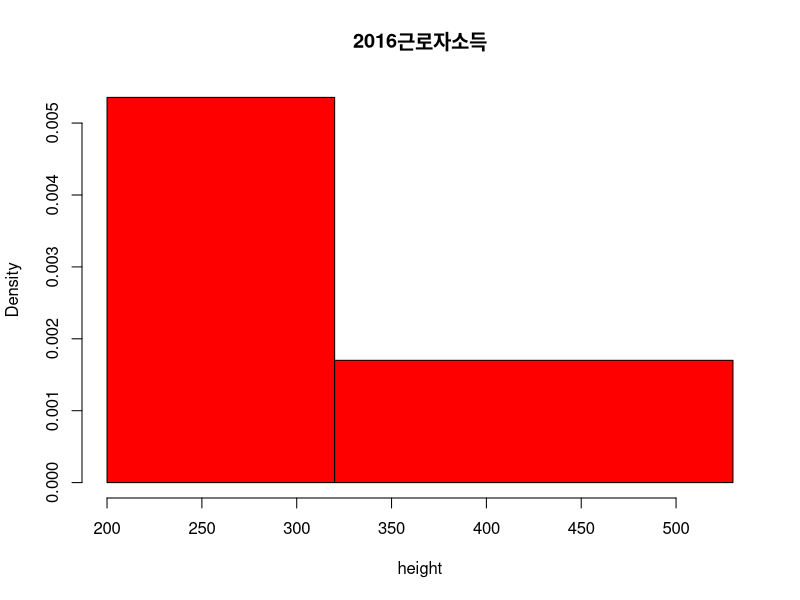

R code for this plot:
height<-c(231,300,355,389,416,411,361,261,216,253,265,248,227,211)
hist(height, breaks=c(200,320,530),col="red",border="black",main="2016근로자소득")

#가중평균
print(weighted.mean(height))
#통계청에서 발표한 평균값보다 여성의 임금이 훨씬 적었고, 남성의 임금은 높았다.

#중위수
print(median(height))
#가중평균보다는 중위수을 중심위치로 선정하는 것이 바람직하다.